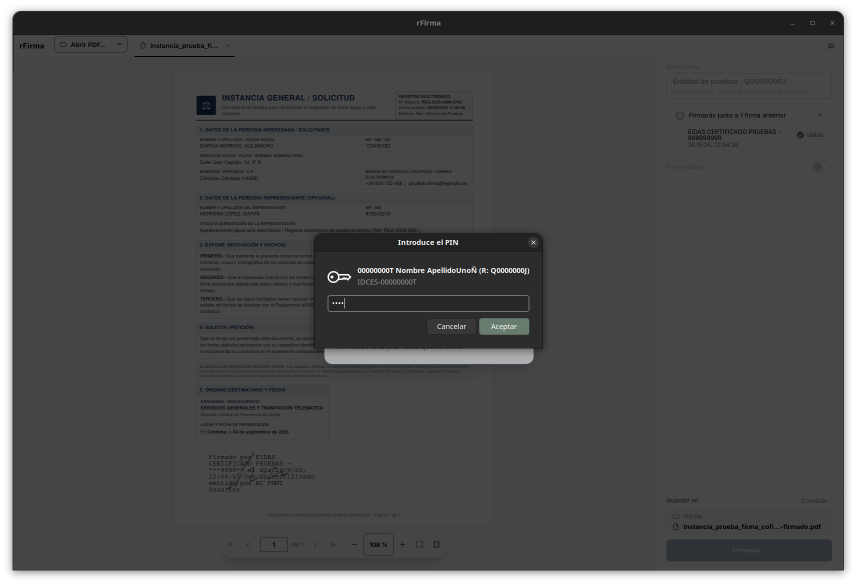
#> input picture packaging/repo/site/src/assets/how-step3.png, 1713 x 1169 px (shown at 1/2 size)
$ python diff-pagina.py ../../packaging/repo/site/src/assets/how-step3.png ../../packaging/repo/site/src/assets/how-step2.png ../../packaging/repo/site/src/assets/how-step2.png
#> lines starting #> are read from the running program, lines starting #| are printed output that depends on the picture
#!/usr/bin/env python3
"""Compara dos rasterizados de la misma pagina y describe la region que cambia.

El #14 dejo escrito que `pdftotext` da un falso negativo con la rubrica: la
apariencia vive en el appearance stream del widget de firma, no en el
contenido de la pagina. Hay que rasterizar y mirar los pixeles.

Uso: diff-pagina.py <base.png> <firmado.png> [salida-diff.png]
"""
import sys
from PIL import Image, ImageChops

base = Image.open(sys.argv[1]).convert("RGB")
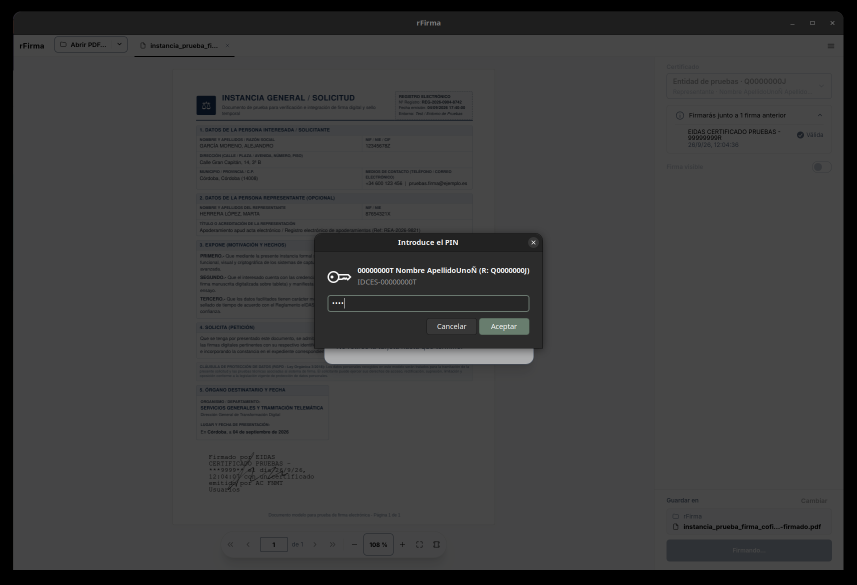
#> base: PIL image 1713x1169 RGB (shown at 1/2 size); mean R, G, B 61.6, 61.8, 62.2
firm = Image.open(sys.argv[2]).convert("RGB")
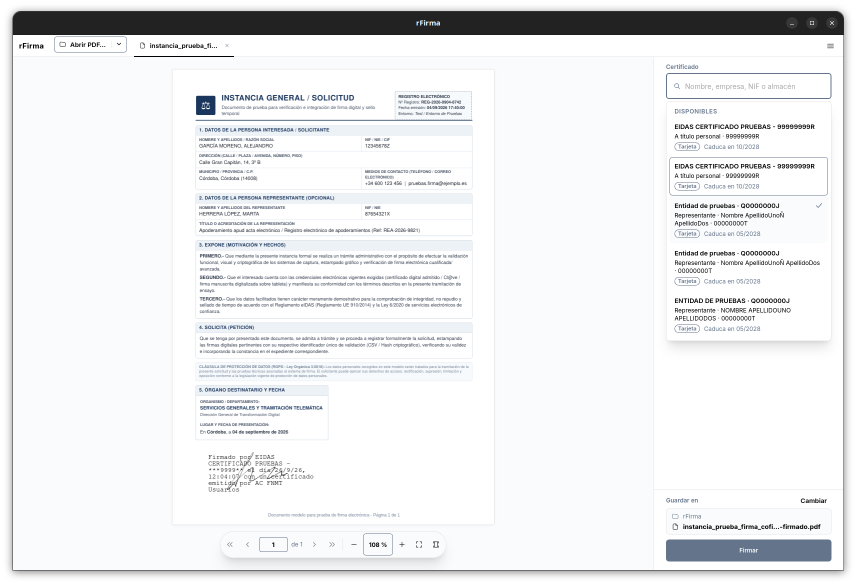
#> input picture packaging/repo/site/src/assets/how-step2.png, 1713 x 1169 px (shown at 1/2 size)
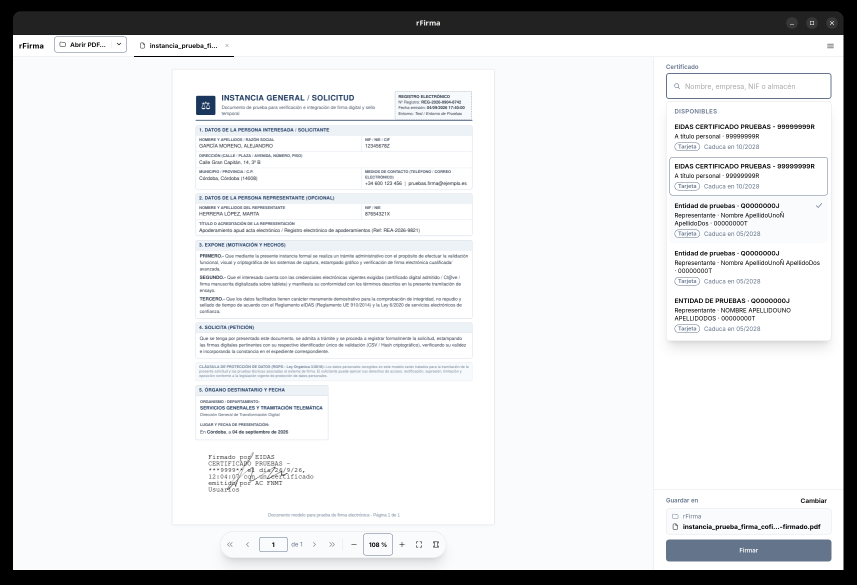
#> firm: PIL image 1713x1169 RGB (shown at 1/2 size); mean R, G, B 218.7, 219.6, 220.7
if base.size != firm.size:
    print(f"TAMANOS DISTINTOS: {base.size} vs {firm.size}")
    sys.exit(1)

dif = ImageChops.difference(base, firm)
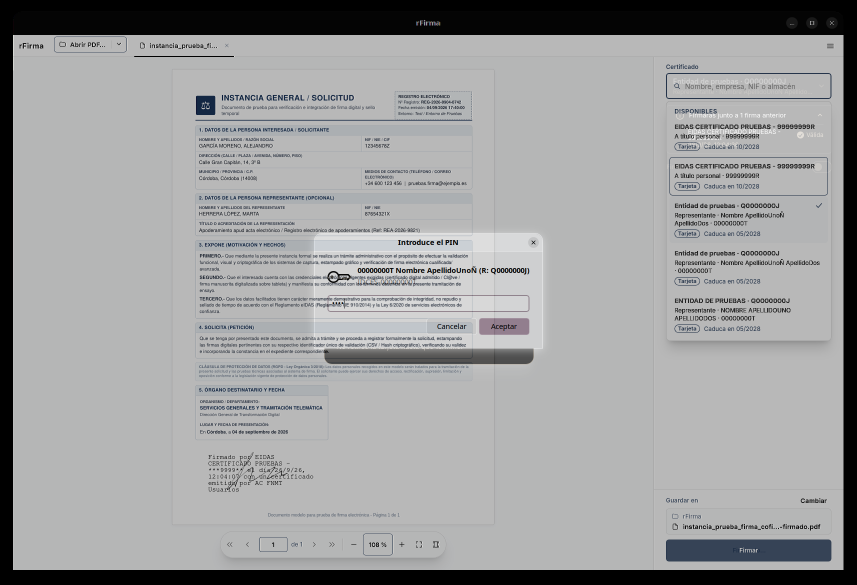
#> dif: PIL image 1713x1169 RGB (shown at 1/2 size); mean R, G, B 157.4, 158.2, 158.8
bbox = dif.getbbox()
#> bbox = (26, 23, 1687, 1140)
distintos = sum(1 for p in dif.convert("L").getdata() if p > 8)
#> distintos = 1778353
print(f"pixeles distintos: {distintos}   bbox: {bbox}   pagina: {base.size}")
#| pixeles distintos: 1778353   bbox: (26, 23, 1687, 1140)   pagina: (1713, 1169)
if bbox:
    salida = sys.argv[3] if len(sys.argv) > 3 else "diff-rubrica.png"
    firm.crop(bbox).resize(
        ((bbox[2] - bbox[0]) * 3, (bbox[3] - bbox[1]) * 3), Image.NEAREST
    ).save(salida)
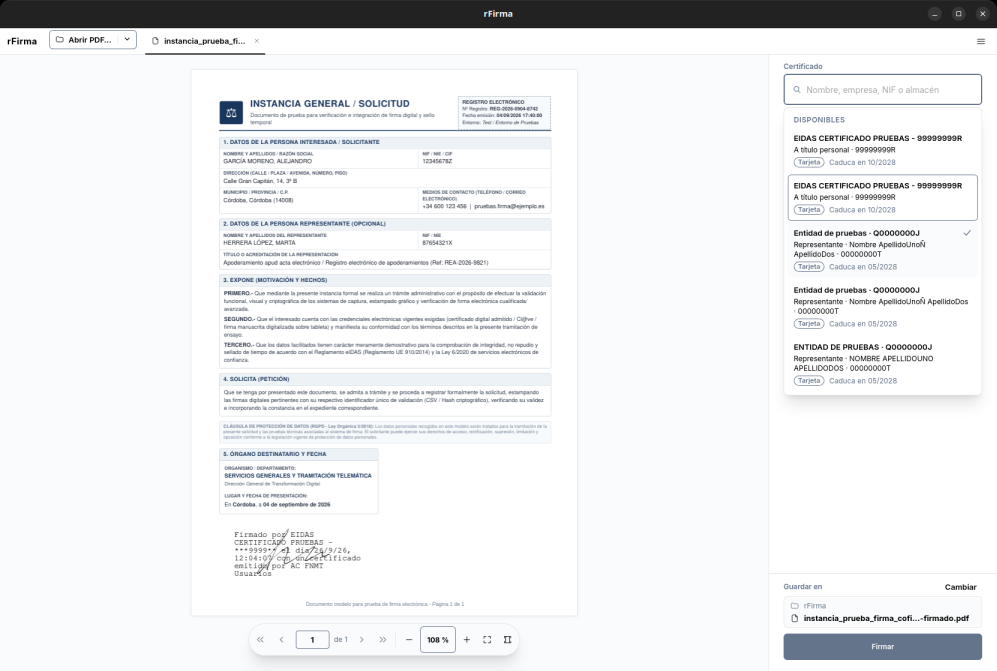
#> saved as how-step2.png: PIL image 4983x3351 RGB (shown at 1/5 size); mean R, G, B 236, 237, 238.2
    print(f"recorte de la region distinta -> {salida}")
